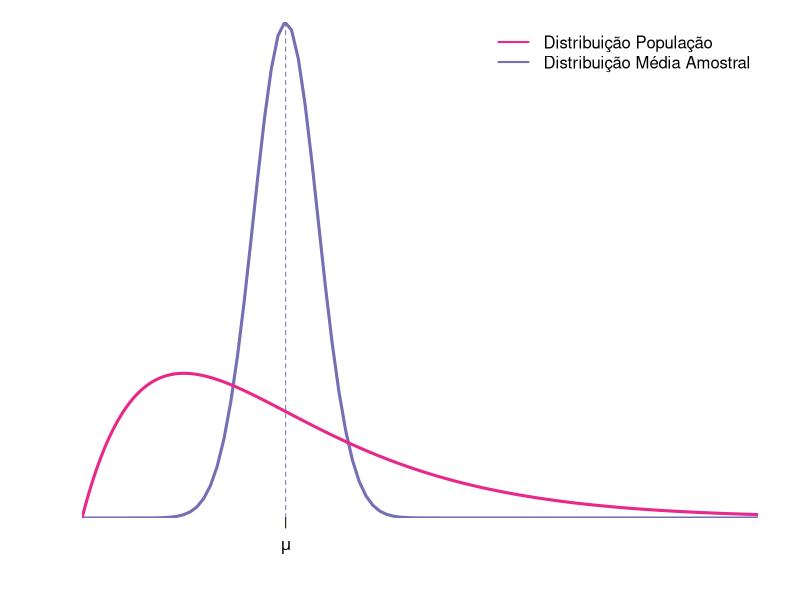
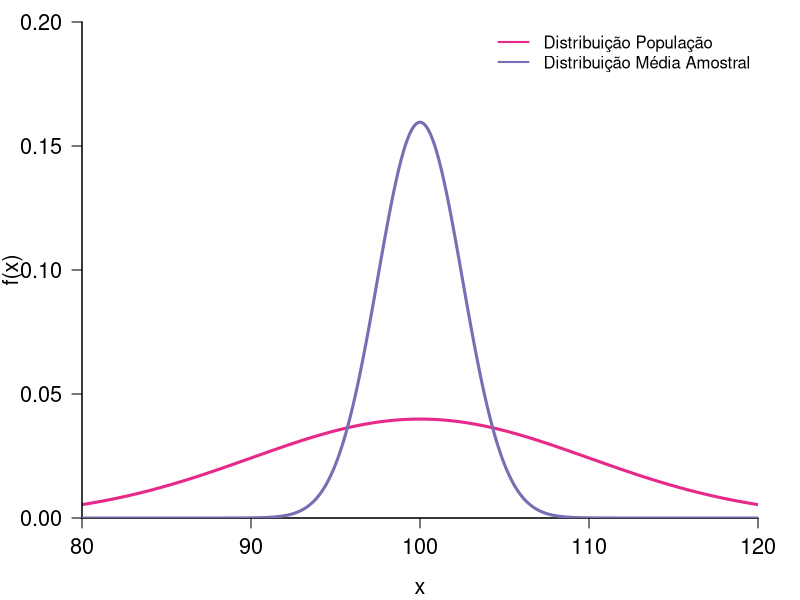
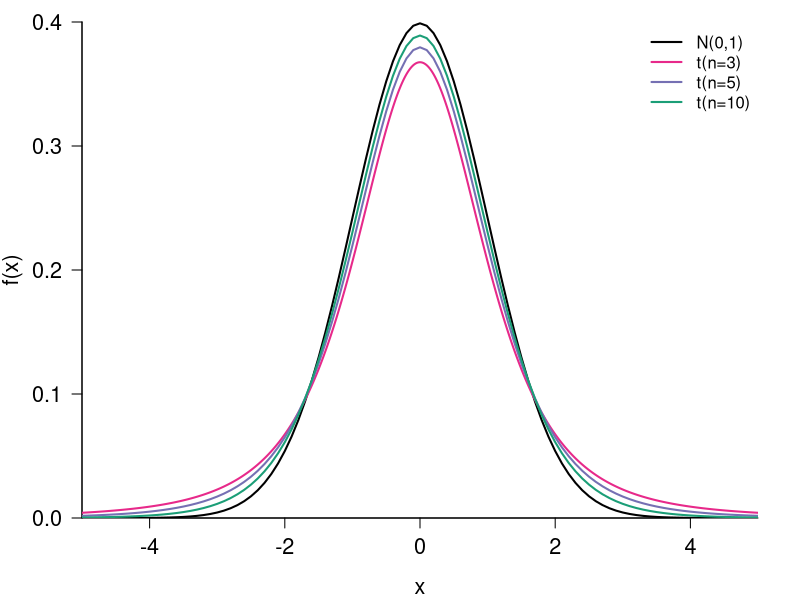
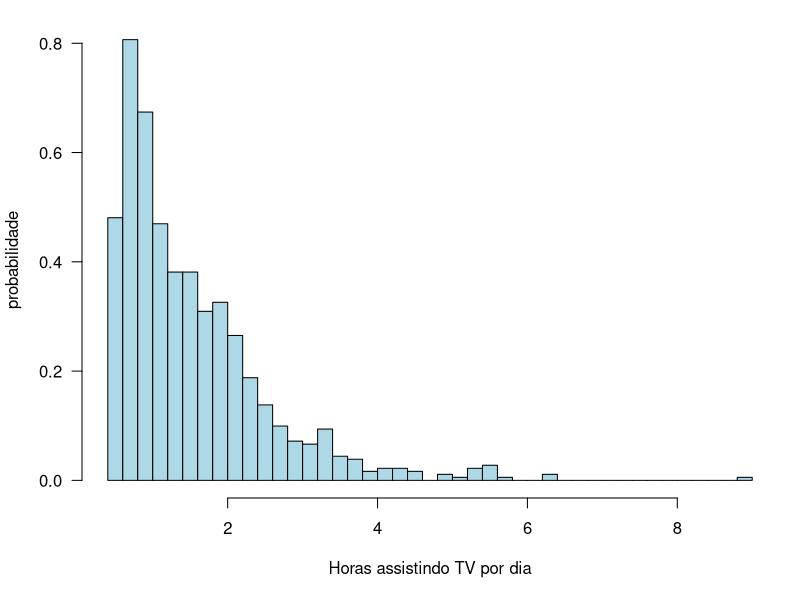

Here is the R script that generated these plots, in order:
## ---- chunk 1
library(RColorBrewer)
mycol <- brewer.pal(8,"Dark2")

n <- 20
k = 4 # df da qui-quadrado

maxy <- qchisq(.99,df=k)

par(mar=c(4, 4, 1, 2) + .1)
curve(dnorm(x, mean=k, sd=sqrt(2*k/n)), 0, maxy, bty="l", yaxs = "i", xaxs="i", 
      main=" ", ylab=" ", cex.lab=1.3, cex.axis=1.3, 
      cex.main=1.3, col=mycol[3], lwd=3, las=1,xaxt='n',axes=FALSE,xlab=" ")
#Axis(x=(0:maxy),side=1,at=k,labels= expression(mu))
curve(dchisq(x, df=k), 0, maxy, n=1000, col=mycol[4], lwd=3, add=TRUE)
abline(v=k,lty=2,col=mycol[3])
axis(side=1, at=k, labels= expression(mu))

legend("topright", legend=c("Distribuição População","Distribuição Média Amostral"),
       lwd=2, col=mycol[c(4,3)], cex=1, bty="n")
## ---- chunk 2
library(RColorBrewer)
mycol <- brewer.pal(8,"Dark2")

par(mar=c(4, 4, 1, 2) + .1)
curve(dnorm(x, mean=100, sd=10), 80, 120, bty="l", ylim=c(0, 0.2), yaxs = "i", xaxs="i", 
      main="", ylab="f(x)", cex.lab=1.3, cex.axis=1.3, 
      cex.main=1.3, col=mycol[4], lwd=3, las=1)
curve(dnorm(x, mean=100, sd=2.5), 80, 120, n=1000, col=mycol[3], lwd=3, add=TRUE)

legend("topright", legend=c("Distribuição População","Distribuição Média Amostral"),
       lwd=2, col=mycol[c(4,3)], cex=1, bty="n")
## ---- chunk 3
library(RColorBrewer)
mycol <- brewer.pal(8,"Dark2")

par(mar=c(4, 4, 1, 2) + .1)
curve(dnorm(x, mean=0, sd=1), -5, 5, bty="l", ylim=c(0, 0.4), yaxs = "i", xaxs="i", 
      main="", ylab="f(x)", cex.lab=1.3, cex.axis=1.3, 
      cex.main=1.3, col=1, lwd=2, las=1)
curve(dt(x, df=3), -5, 5, n=1000, col=mycol[4], lwd=2, add=TRUE)
curve(dt(x, df=5), -5, 5, col=mycol[3], lwd=2, add=TRUE)
curve(dt(x, df=10), -5, 5, col=mycol[1], lwd=2, add=TRUE)
legend("topright", legend=c("N(0,1)","t(n=3)","t(n=5)","t(n=10)"),
       lwd=2, col=c(1, mycol[c(4,3,1,6)]), cex=1, bty="n")
## ---- chunk 4
set.seed(2015)
n=905
alpha=0.05
horas <- rexp(905,rate=1)+.5
par(mar=c(5, 4, 1, 1) + 0.1)
hist(horas, breaks=50, col="lightblue", freq=FALSE, main=" ", xlab="Horas assistindo TV por dia", ylab="probabilidade", las=1)
xbar <- round(mean(horas),2)
s <- round(sd(horas),2)
erropadrao <- round(s/sqrt(n),2)
zalpha <- round(qnorm(1-alpha/2),2)
LI <- round(xbar-zalpha*erropadrao,2)
LS <- round(xbar+zalpha*erropadrao,2)

## ---- chunk 5
alpha=0.05
dados <- c(16,0,0,2,3,6,8,2,5,0,12,10,5,7,2,3,8,17,9,1)
write.table(matrix(dados,nrow=1),col.names = FALSE,row.names = FALSE)
xbar<- round(mean(dados),2)
s <- round(sd(dados),2)
n <- length(dados)
erropadrao <- round(s/sqrt(n),2)
zalpha <- round(qnorm(1-alpha/2),2)
LI <- round(xbar-zalpha*erropadrao,2)
LS <- round(xbar+zalpha*erropadrao,2)
talpha <- round(qt(1-alpha/2,df=n-1),3)
LI <- round(xbar-talpha*erropadrao,2)
LS <- round(xbar+talpha*erropadrao,2)
